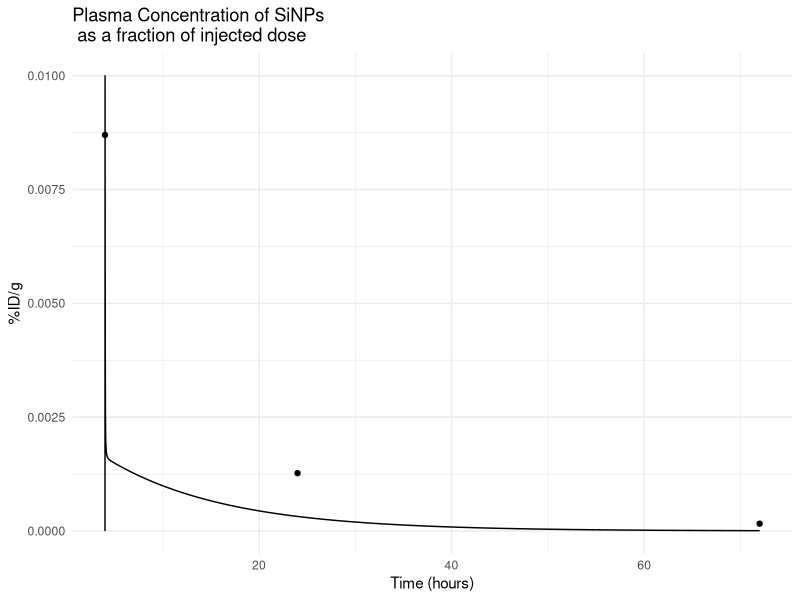
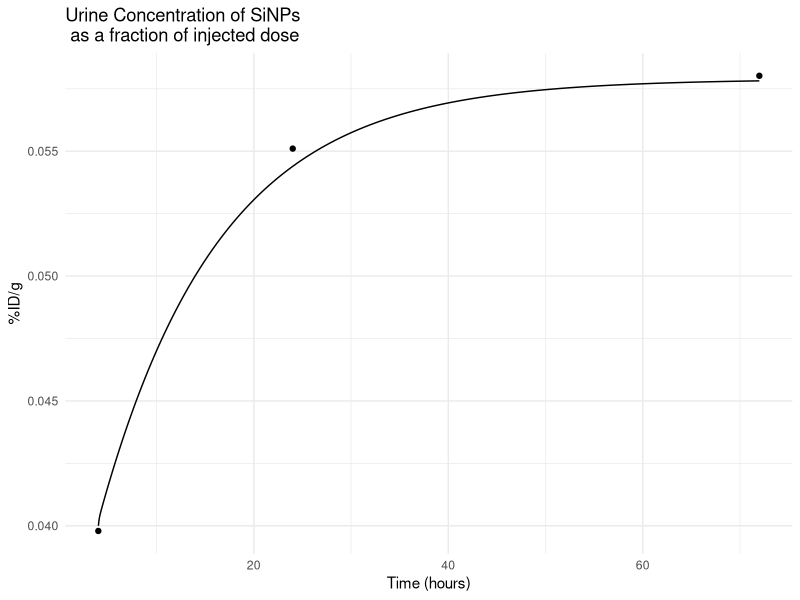
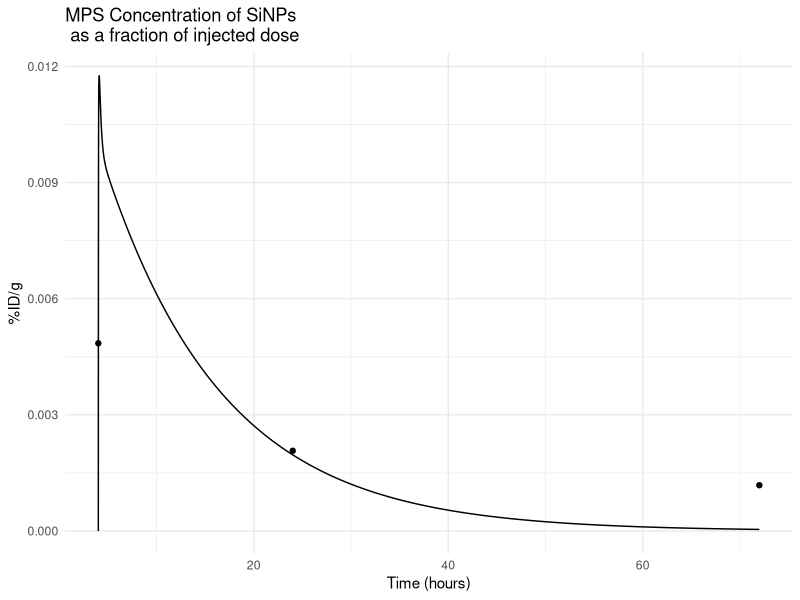
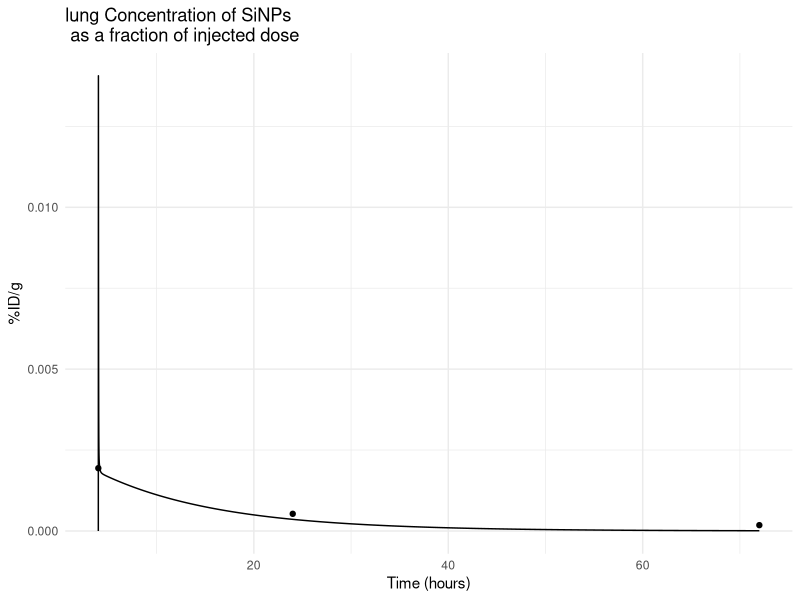
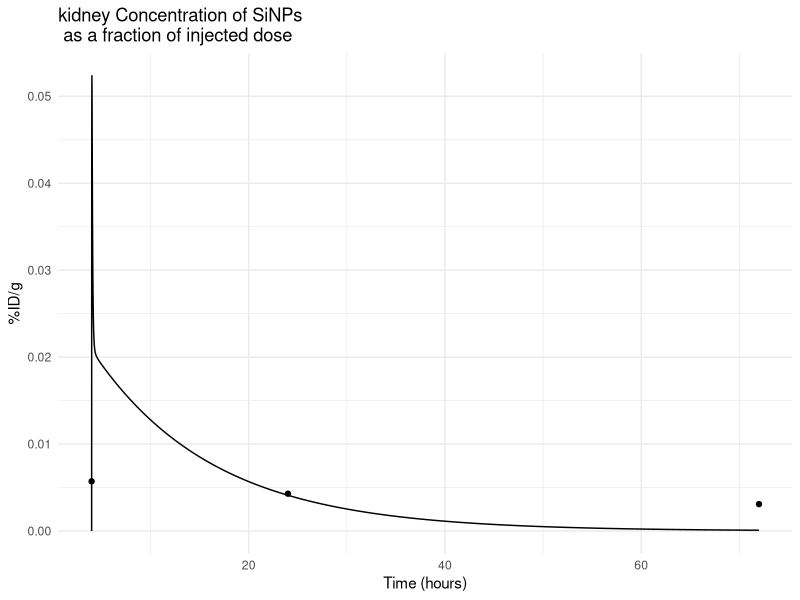

Reproduce these figures in R, in order.
#THis code replicates the model in "A Minimal PBPK Model Describes 
#the Differential Disposition of Silica Nanoparticles In Vivo "

library(tidyverse)
library(deSolve)  


#=========================
# 1. Parameters of the model
#=========================
create.params <- function(BW) {
  #Organ volumes for 70 kg human
  Vp70= 3 #Plasma Volume in L;  Davis and Morris et al.1993
  Vmps70= 2.125 #MPS (mononuclear phagocytic system) consists of liver and spleen in L; Davis and Morris et al.1993
  Vlu70= 1.170 #Lung in L; Davis and Morris et al.1993
  Vk70= 0.28 #Kidneys in L;Davis and Morris et al.1993
  Vo70= 38.4539 #Other Body Organs in L; Davis and Morris et al.1993
  
  #Organ volumes scaling with body weight
  Vp= Vp70*(BW/70)^0.75
  Vmps=Vmps70*(BW/70)^0.75
  Vlu=Vlu70*(BW/70)^0.75
  Vk=Vk70*(BW/70)^0.75
  Vo=Vo70*(BW/70)^0.75
  
  #Blood flows through organs for 70 kg human
  Qlu70= 330 #Blood flow through lungs in L/h; Ivanov et al, 2013
  Qmps70= 87.0#80.8 #Blood flow through MPS in L/h; Davis and Morris et al.1993
  Qk70= 74.4 #Blood flow through Kidneys in L/h; Davis and Morris et al.1993
  Qo70= 167.4 #Blood flow through other organs in L/h; Tian et al. 2012
  
  #Blood flows through organs scaling with body weight
  Qlu=Qlu70*(BW/70)^0.75
  Qmps=Qmps70*(BW/70)^0.75
  Qk=Qk70*(BW/70)^0.75
  Qo=Qo70*(BW/70)^0.75
  
  #Chemical Specific parameters
  #Fraction unbound of NPs in compartments; Parrot et al. 2024
  flu=0.889
  fmps=0.155
  fk=0.078
  fo=0.964
  
  ke_mps=0.452 #Excrection rate constant in MPS in 1/h; Parrot et al. 2024
  ke_k= 2.67e-4 #Excrection rate constant in Kidneys in 1/h; Parrot et al. 2024
  
  return(list(
    "Vp"= Vp, "Vmps"=Vmps, "Vlu"=Vlu, "Vk"=Vk, "Vo"= Vo,
    "Qlu"=Qlu, "Qmps"=Qmps, "Qk"=Qk, "Qo"=Qo, 
    "flu"= flu, "fmps"= fmps, "fk"= fk, "fo" = fo,
    "ke_mps"= ke_mps, "ke_k"=ke_k))
}

#===============================================
# 2. Function to create initial values for ODEs
#===============================================
create.inits<-function(parameters){
  with(as.list(parameters),{
    return(c(
      "Cp"= 0, "Cmps"= 0, "Clu"=0, "Ck"=0, "Co"=0, 
      "Mu"=0, "Mf"=0
    ))
  })
}

#===================
# 3. Events function
#===================
create.events <- function(admin_type,admin_dose_iv,admin_time_iv ) {
  if (admin_type == "iv") {
    ldose <- length(admin_dose_iv)
    ltimes <- length(admin_time_iv)
    if (ltimes != ldose) {
      stop("The times of administration should be equal in number to the doses")
    }
    events <- list(data = data.frame(
      var = "Cp", time = admin_time_iv,
      value = admin_dose_iv, method = "rep"))}
  else{
    print("Not available administration type.")
  }
  return(events)
}

#===============
# 5. ODEs System
#===============
ode.func<- function(time, inits, params) {
  with(as.list(c(inits, params)), {
    
    #SiNP concentration kinetics in plasma
    dCp=((Qlu*flu*Clu+Qmps*fmps*Cmps+Qk*fk*Ck+Qo*fo*Co)-(Qlu+Qmps+Qk+Qo)*Cp)/Vp
    
    #SiNP concentration kinetics in MPS
    dCmps=Qmps/Vmps*(Cp-fmps*Cmps)-(1-fmps)*ke_mps*Cmps
    
    #SiNP concentration kinetics in lungs
    dClu=Qlu/Vlu*(Cp-flu*Clu)
    
    #SiNP concentration kinetics in kidneys
    dCk=Qk/Vk*(Cp-fk*Ck)-(1-fk)*ke_k*Ck
    
    #SiNP concentration kinetics in others
    dCo=Qo/Vo*(Cp-fo*Co)
    
    #SiNP mass kinetics in urine
    dMu=(1-fk)*ke_k*Ck*Vk
    
    #SiNP mass kinetics in feces
    dMf=(1-fmps)*ke_mps*Cmps*Vmps
    
    list(c(dCp, dCmps, dClu, dCk, dCo, dMu, dMf))
  })
}

# ================================================================================
# 6. SIMULATION SETUP
# ================================================================================

# --- Dosing and Administration Settings ---
BW= 70 # Body weight (kg)
admin_type = "iv"  # administration type: "iv"

# Consider molar dose that ranges from 3.4 to 6.7 nmol
admin_dose_iv = 6.7  # administered dose through IV (nmol)
admin_time_iv = 4

# Define simulation time points
sample_time <- seq(4, 72, 0.01)  # 0 to 168 hours (1 week), with 0.1 hour steps

params <- create.params(BW)
inits <- create.inits(params)
events <- create.events(admin_type,admin_dose_iv/params$Vp,admin_time_iv)

solution <- data.frame(deSolve::ode(
  times = sample_time, func = ode.func, y = inits, parms = params,
  events = events,
  method = "lsodes", rtol = 1e-05, atol = 1e-05
))


time<-solution$time
plasma_pred<-(solution$Cp/1000)/admin_dose_iv*100
mps_pred<-(solution$Cmps/1000)/admin_dose_iv*100
kidney_pred<-(solution$Ck/1000)/admin_dose_iv*100
lung_pred<-(solution$Clu/1000)/admin_dose_iv*100
other_pred<-(solution$Co/1000)/admin_dose_iv*100
urine_pred<-(solution$Mu)/admin_dose_iv*100
preds<-data.frame(time,plasma_pred,mps_pred,kidney_pred,lung_pred,other_pred, urine_pred)

# Validation Data

speciment_data<-read.csv("C_dot_biological_specimens_blood_urine.csv")
organ_data<-read.csv("C_dot_biological_specimens_organs.csv")

# Create the plot
#Plasma plot
plot_plasma <- ggplot(preds) +
  geom_line(aes(x = time, y = plasma_pred)) +
  geom_point(
    data = speciment_data,
    aes(
      x = time,  
      y = Blood.Median
    #   ymin = Blood.min,
    #   ymax = Blood.max
    )
  ) +
  labs(
    title = "Plasma Concentration of SiNPs \n as a fraction of injected dose ",
    x = "Time (hours)",
    y = "%ID/g"
  ) +
  theme_minimal()
print(plot_plasma)

#Urine plot
plot_urine <- ggplot(preds) +
  geom_line(aes(x = time, y = urine_pred+0.04)) +
  geom_point(
    data = speciment_data,
    aes(
      x = time,
      y = Urine.Median
    #   ymin = Urine.min,
    #   ymax = Urine.max
    )
  ) +
  labs(
    title = "Urine Concentration of SiNPs \n as a fraction of injected dose ",
    x = "Time (hours)",
    y = "%ID/g"
  ) +
  theme_minimal()

print(plot_urine)


#MPS plot
plot_mps <- ggplot(preds) +
  geom_line(aes(x = time, y =  (mps_pred)))+
  geom_point(
    data = organ_data,
    aes(
      x = time,
      y = MPS.Median
    #   ymin = MPS.min,
    #   ymax = MPS.max
    )
  ) +
  labs(
    title = "MPS Concentration of SiNPs \n as a fraction of injected dose ",
    x = "Time (hours)",
    y = "%ID/g"
  ) +
  theme_minimal()
print(plot_mps)


#Lung plot
plot_lung <- ggplot(preds) +
  geom_line(aes(x = time, y =  (lung_pred)))+
  geom_point(
    data = organ_data,
    aes(
      x = time,
      y = Lung.Median
    #   ymin = Lung.min,
    #   ymax = Lung.max
    )
  ) +
  labs(
    title = "lung Concentration of SiNPs \n as a fraction of injected dose ",
    x = "Time (hours)",
    y = "%ID/g"
  ) +
  theme_minimal()
print(plot_lung)



#Kidney plot
plot_kidney <- ggplot(preds) +
  geom_line(aes(x = time, y =  (kidney_pred))) +
  geom_point(
    data = organ_data,
    aes(
      x = time,
      y = Kidney.Median
    #   ymin = Kidney.min,
    #   ymax = Kidney.max
    )
  ) +
  labs(
    title = "kidney Concentration of SiNPs \n as a fraction of injected dose ",
    x = "Time (hours)",
    y = "%ID/g"
  ) +
  theme_minimal()
print(plot_kidney)
